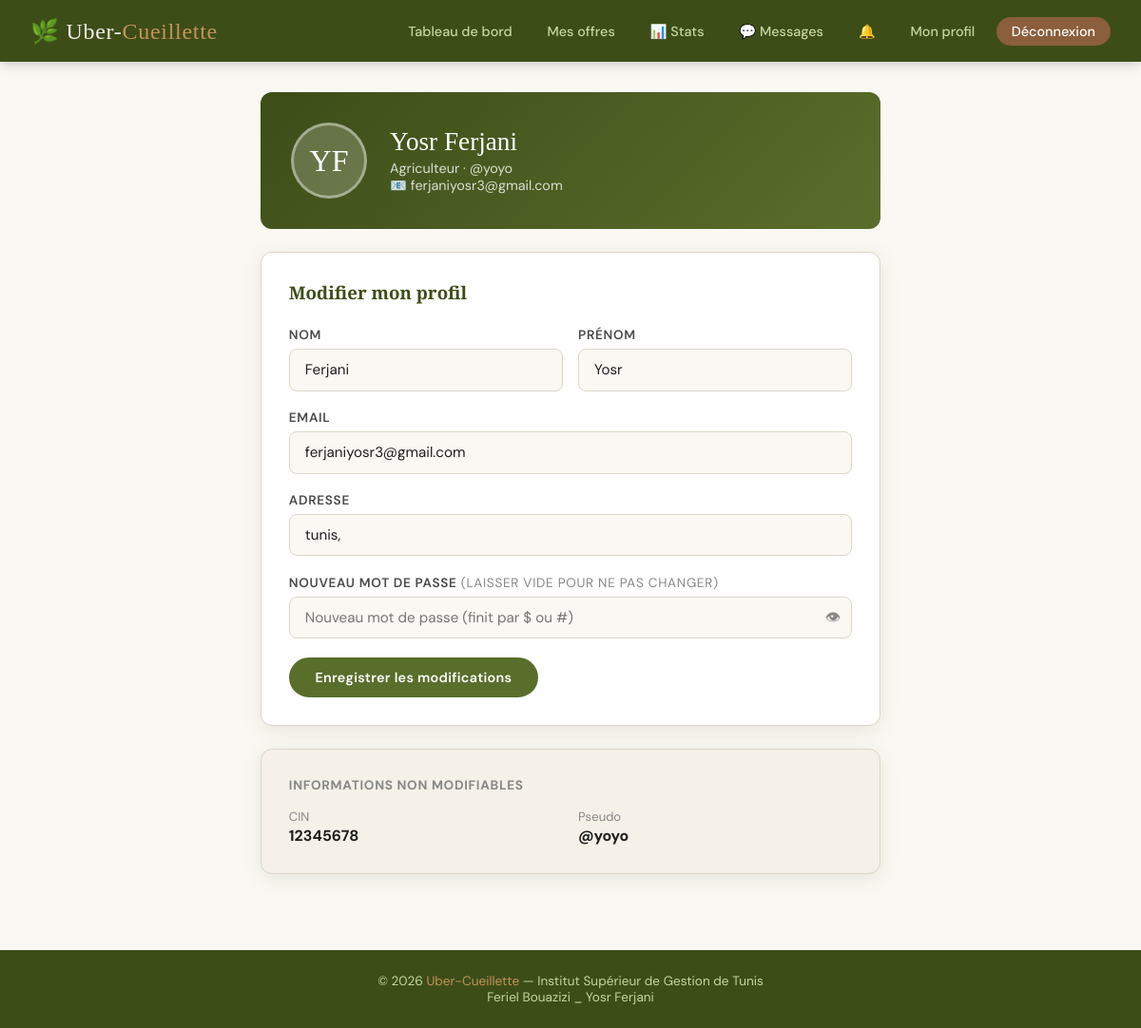
The app's page /agriculteur/profil.php (signed in) with its own data.
### tables this page shows
CREATE TABLE `agriculteur` (
  `id_agriculteur` int(11) NOT NULL,
  `nom` varchar(30) NOT NULL,
  `prenom` varchar(30) NOT NULL,
  `CIN` varchar(10) NOT NULL,
  `email` varchar(30) NOT NULL,
  `adresse` varchar(50) DEFAULT NULL,
  `pseudo` varchar(30) NOT NULL,
  `password` varchar(225) NOT NULL
);

### agriculteur/profil.php (the view, shortened to what this page needs)
<?php
require_once '../header.php';
$pdo = getDB();
$id = $_SESSION['user'];
$stmt = $pdo->prepare("SELECT * FROM agriculteur WHERE id_agriculteur=?");
$stmt->execute([$id]);
$agri = $stmt->fetch();
?>
<div class="container" style="max-width:700px;">
  <div class="profile-header">
    <div class="profile-avatar">
      <?= strtoupper(substr($agri['prenom'],0,1) . substr($agri['nom'],0,1)) ?>
    </div>
    <div>
      <div class="profile-name"><?= $agri['prenom'] . ' ' . $agri['nom'] ?></div>
      <div class="profile-sub"> Agriculteur · @<?= $agri['pseudo'] ?></div>
      <div class="profile-sub">📧 <?= $agri['email'] ?></div>
    </div>
  </div>
  <div class="card">
    <h3 style="font-family:'Playfair Display',serif;color:var(--olive-dark);margin-bottom:1.5rem;">Modifier mon profil</h3>
    <form method="POST" data-validate>
      <div class="form-row">
        <div class="form-group">
          <label>Nom</label>
          <input type="text" name="nom" value="<?= $agri['nom'] ?>" required>
        </div>
        <div class="form-group">
          <label>Prénom</label>
          <input type="text" name="prenom" value="<?= $agri['prenom'] ?>" required>
        </div>
      </div>
      <div class="form-group">
        <label>Email</label>
        <input type="email" name="email" value="<?= $agri['email'] ?>" required>
      </div>
      <div class="form-group">
        <label>Adresse</label>
        <input type="text" name="adresse" value="<?= $agri['adresse'] ?? '' ?>">
      </div>
      <div class="form-group">
        <label>Nouveau mot de passe <span style="color:var(--text-light);font-weight:400;">(laisser vide pour ne pas changer)</span></label>
        <input type="password" name="password" placeholder="Nouveau mot de passe (finit par $ ou #)">
      </div>
      <button type="submit" class="btn btn-primary">Enregistrer les modifications</button>
    </form>
  </div>
  <div class="card" style="margin-top:1.5rem;background:var(--cream);">
    <h4 style="color:var(--text-light);font-size:0.85rem;text-transform:uppercase;letter-spacing:0.05em;margin-bottom:0.8rem;">Informations non modifiables</h4>
    <div style="display:grid;grid-template-columns:1fr 1fr;gap:1rem;">
      <div><span style="color:var(--text-light);font-size:0.82rem;">CIN</span><br><strong><?= $agri['CIN'] ?></strong></div>
      <div><span style="color:var(--text-light);font-size:0.82rem;">Pseudo</span><br><strong>@<?= $agri['pseudo'] ?></strong></div>
    </div>
  </div>
</div>
<?php require_once '../footer.php'; ?>

### style.css (style rules this page uses)
:root { --olive: #5a6e2c; --olive-dark: #3d4d18; --olive-light:#8fa44a; --cream: #f5f0e8; --warm-white: #faf8f3; --earth: #8b5e3c; --earth-light:#c4935a; --text-dark: #1e1e1e; --text-mid: #4a4a4a; --text-light: #888; --border: #ddd6c8; --shadow: 0 4px 20px rgba(90,110,44,0.12); --radius: 12px; }
* { box-sizing: border-box; margin: 0; padding: 0; }
body { font-family: 'DM Sans', sans-serif; background: var(--warm-white); color: var(--text-dark); min-height: 100vh; }
.btn { display: inline-block; padding: 0.65rem 1.6rem; border-radius: 30px; font-family: 'DM Sans', sans-serif; font-weight: 600; font-size: 0.9rem; cursor: pointer; text-decoration: none; border: 2px solid transparent; transition: all 0.25s; letter-spacing: 0.02em; }
.btn-primary { background: var(--olive); color: #fff; border-color: var(--olive); }
.container { max-width: 1100px; margin: 0 auto; padding: 2rem 1.5rem; }
.card { background: #fff; border-radius: var(--radius); box-shadow: var(--shadow); padding: 1.8rem; border: 1px solid var(--border); transition: transform 0.2s, box-shadow 0.2s; }
.form-group { margin-bottom: 1.2rem; }
.form-group label { display: block; font-size: 0.85rem; font-weight: 600; color: var(--text-mid); margin-bottom: 0.4rem; text-transform: uppercase; letter-spacing: 0.05em; }
.form-group input, .form-group select, .form-group textarea { width: 100%; padding: 0.7rem 1rem; border: 1.5px solid var(--border); border-radius: 8px; font-family: 'DM Sans', sans-serif; font-size: 0.95rem; color: var(--text-dark); background: var(--warm-white); transition: border-color 0.2s, box-shadow 0.2s; outline: none; }
.form-row { display: grid; grid-template-columns: 1fr 1fr; gap: 1rem; }
.profile-header { background: linear-gradient(135deg, var(--olive-dark), var(--olive)); border-radius: var(--radius); padding: 2rem; color: #fff; display: flex; align-items: center; gap: 1.5rem; margin-bottom: 1.5rem; }
.profile-avatar { width: 80px; height: 80px; border-radius: 50%; background: rgba(255,255,255,0.2); display: flex; align-items: center; justify-content: center; font-size: 2rem; font-family: 'Playfair Display', serif; border: 3px solid rgba(255,255,255,0.4); overflow: hidden; flex-shrink: 0; }
.profile-name { font-family: 'Playfair Display', serif; font-size: 1.7rem; margin-bottom: 0.2rem; }
.profile-sub { opacity: 0.8; font-size: 0.9rem; }
.card, .offer-card, .form-container { animation: fadeIn 0.4s ease; }

### records on screen
agriculteur: prenom+nom "YF", prenom "Yosr", nom "Ferjani", pseudo "yoyo", email "ferjaniyosr3@gmail.com", adresse "tunis,", CIN "12345678"
